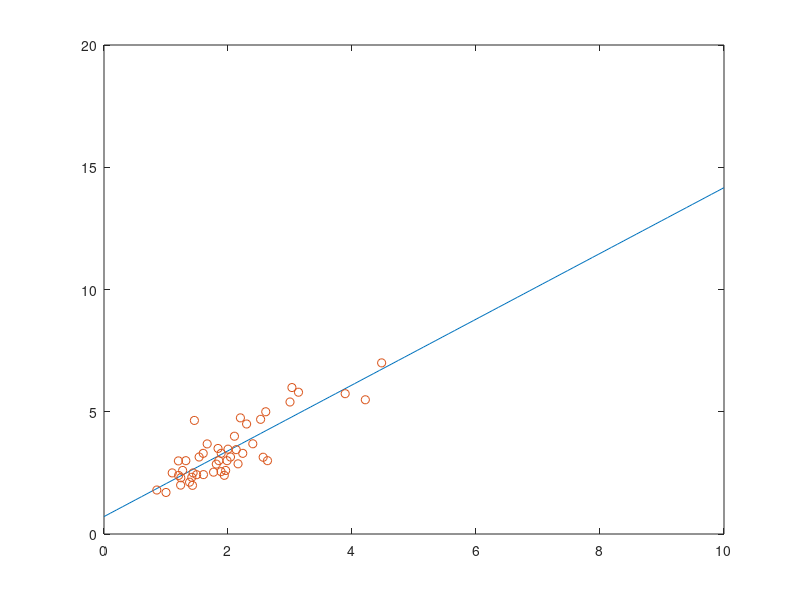

MATLAB code for this plot:
clear all;
clc;
L = load("housing_1.txt");
X = L(:,1);
Z = L(:,3);
A = [X X.^0];
%plot(Y,Z,'r.'); hold on;
th = inv(A'*A)*A'*Z
Z_ap = A*th;
%plot(Y,Z_ap,'b');
% Todos os dados
F = [X Z Z_ap];
% Mostrar o Grafico 3d
X1 = linspace(0,10);
Z_reta = th(2) + th(1)*X1;
plot(X1,Z_reta); hold on;
plot(X,Z,'o');
%% Erro  Medio quadratico
e =  Z - Z_ap;
E = sum(e.^2)/length(Z)